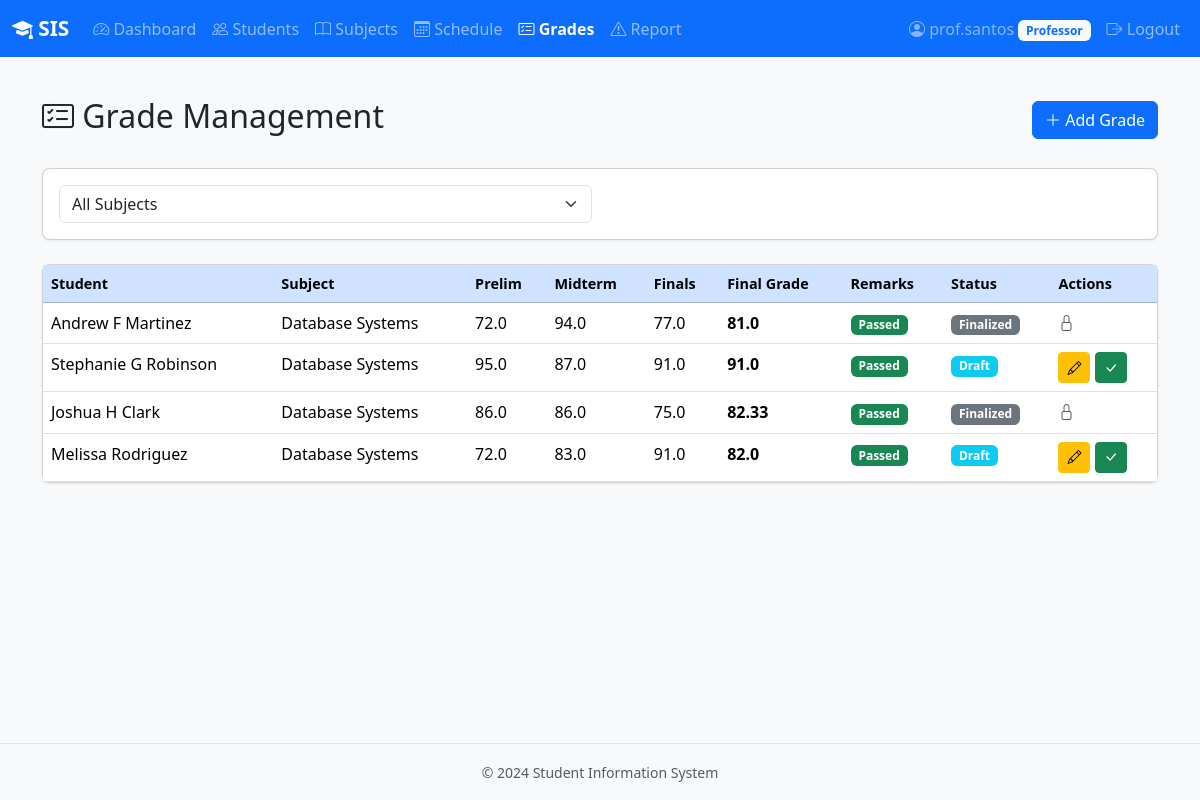
Screenshot of /professor/grades (signed in) with the database file from the repository.
### backend/models.py (models this page shows, shortened)
class User(UserMixin, db.Model):
    __tablename__ = "users"
    id = db.Column(db.Integer, primary_key=True)
    username = db.Column(db.String(80), unique=True, nullable=False)
    password_hash = db.Column(db.String(256), nullable=False)
    email = db.Column(db.String(120), unique=True, nullable=False)
    role = db.Column(db.String(20), nullable=False)  # admin, professor, student
    created_at = db.Column(db.DateTime, default=datetime.utcnow)
    student = db.relationship("Student", backref="user", uselist=False, cascade="all, delete-orphan")
    professor = db.relationship("Professor", backref="user", uselist=False, cascade="all, delete-orphan")
    admin = db.relationship("Admin", backref="user", uselist=False, cascade="all, delete-orphan")

class Grade(db.Model):
    __tablename__ = "grades"
    id = db.Column(db.Integer, primary_key=True)
    student_id = db.Column(db.Integer, db.ForeignKey("students.id"), nullable=False)
    subject_id = db.Column(db.Integer, db.ForeignKey("subjects.id"), nullable=False)
    professor_id = db.Column(db.Integer, db.ForeignKey("professors.id"), nullable=False)
    prelim = db.Column(db.Float, nullable=True)
    midterm = db.Column(db.Float, nullable=True)
    finals = db.Column(db.Float, nullable=True)
    final_grade = db.Column(db.Float, nullable=True)
    remarks = db.Column(db.String(20), nullable=True)  # Passed, Failed, etc.
    finalized = db.Column(db.Boolean, default=False)
    __table_args__ = (
        db.UniqueConstraint("student_id", "subject_id", name="unique_student_subject"),
    )

class Student(db.Model):
    __tablename__ = "students"
    id = db.Column(db.Integer, primary_key=True)
    user_id = db.Column(db.Integer, db.ForeignKey("users.id"), unique=True, nullable=False)
    student_number = db.Column(db.String(20), unique=True, nullable=True)
    first_name = db.Column(db.String(80), nullable=False)
    middle_name = db.Column(db.String(80), nullable=True)
    last_name = db.Column(db.String(80), nullable=False)
    gender = db.Column(db.String(10), nullable=False)
    course = db.Column(db.String(100), nullable=False)
    year_level = db.Column(db.String(20), nullable=False)  # 1st Year, 2nd Year, etc.
    section = db.Column(db.String(10), nullable=False)       # 1A, 1B, etc.
    status = db.Column(db.String(20), default="active")    # active, suspended, removed
    status_reason = db.Column(db.Text, nullable=True)
    grades = db.relationship("Grade", backref="student", lazy="dynamic")
    disciplinary_reports = db.relationship("DisciplinaryReport", backref="student", lazy="dynamic")
    @property
    def full_name(self):
        if self.middle_name:
            return f"{self.first_name} {self.middle_name} {self.last_name}"
        return f"{self.first_name} {self.last_name}"

class Subject(db.Model):
    __tablename__ = "subjects"
    id = db.Column(db.Integer, primary_key=True)
    subject_code = db.Column(db.String(20), unique=True, nullable=False)
    subject_name = db.Column(db.String(120), nullable=False)
    units = db.Column(db.Integer, nullable=False, default=3)
    schedules = db.relationship("Schedule", backref="subject", lazy="dynamic")
    grades = db.relationship("Grade", backref="subject", lazy="dynamic")

### backend/routes.py (the view)
@professor_bp.route("/grades")
@login_required
@role_required("professor")
def grades_list():
    professor = current_user.professor
    page = request.args.get("page", 1, type=int)
    subject_id = request.args.get("subject_id", type=int)
    query = Grade.query.filter_by(professor_id=professor.id)
    if subject_id:
        query = query.filter_by(subject_id=subject_id)
    pagination = query.paginate(page=page, per_page=PER_PAGE, error_out=False)
    subjects = Subject.query.join(Schedule).filter(
        Schedule.professor_id == professor.id
    ).distinct().all()
    return render_template("professor/grades.html", grades=pagination.items,
                           pagination=pagination, subjects=subjects,
                           selected_subject=subject_id)

### backend/auth.py (called while the page is built)
@login_manager.user_loader
def load_user(user_id):
    return User.query.get(int(user_id))

def role_required(*roles):
    def decorator(f):
        @wraps(f)
        def decorated_function(*args, **kwargs):
            if not current_user.is_authenticated:
                return redirect(url_for("auth.login"))
            if current_user.role not in roles:
                flash("You do not have permission to access that page.", "danger")
                abort(403)
            return f(*args, **kwargs)
        return decorated_function
    return decorator

### frontend/templates/professor/grades.html (shortened to what this page needs)
{% extends "base.html" %}
{% block nav_items %}
<li class="nav-item"><a class="nav-link" href="{{ url_for('professor.dashboard') }}"><i class="bi bi-speedometer2"></i> Dashboard</a></li>
<li class="nav-item"><a class="nav-link" href="{{ url_for('professor.students_list') }}"><i class="bi bi-people"></i> Students</a></li>
<li class="nav-item"><a class="nav-link" href="{{ url_for('professor.subjects_list') }}"><i class="bi bi-book"></i> Subjects</a></li>
<li class="nav-item"><a class="nav-link" href="{{ url_for('professor.schedule_view') }}"><i class="bi bi-calendar3"></i> Schedule</a></li>
<li class="nav-item"><a class="nav-link active" href="{{ url_for('professor.grades_list') }}"><i class="bi bi-card-checklist"></i> Grades</a></li>
<li class="nav-item"><a class="nav-link" href="{{ url_for('professor.disciplinary_report') }}"><i class="bi bi-exclamation-triangle"></i> Report</a></li>
{% endblock %}
{% block content %}
<div class="d-flex justify-content-between align-items-center mb-4">
    <h2><i class="bi bi-card-checklist"></i> Grade Management</h2>
    <a href="{{ url_for('professor.grades_add') }}" class="btn btn-primary"><i class="bi bi-plus-lg"></i> Add Grade</a>
</div>
<div class="card mb-4">
    <div class="card-body">
        <form method="GET" class="row g-3">
            <div class="col-md-6">
                <select class="form-select" name="subject_id" onchange="this.form.submit()">
                    <option value="">All Subjects</option>
                </select>
            </div>
        </form>
    </div>
</div>
<div class="card">
    <div class="card-body p-0">
        <div class="table-responsive">
            <table class="table table-hover mb-0">
                <thead class="table-primary">
                    <tr>
                        <th>Student</th><th>Subject</th><th>Prelim</th><th>Midterm</th>
                        <th>Finals</th><th>Final Grade</th><th>Remarks</th><th>Status</th><th>Actions</th>
                    </tr>
                </thead>
                <tbody>
                    {% for grade in grades %}
                    <tr>
                        <td>{{ grade.student.full_name }}</td>
                        <td>{{ grade.subject.subject_name }}</td>
                        <td>{{ grade.prelim or '-' }}</td>
                        <td>{{ grade.midterm or '-' }}</td>
                        <td>{{ grade.finals or '-' }}</td>
                        <td><strong>{{ grade.final_grade or '-' }}</strong></td>
                        <td>
                            {% if grade.remarks == 'Passed' %}<span class="badge bg-success">{{ grade.remarks }}</span>
                            {% elif grade.remarks == 'Failed' %}<span class="badge bg-danger">{{ grade.remarks }}</span>
                            {% else %}-{% endif %}
                        </td>
                        <td>{% if grade.finalized %}<span class="badge bg-secondary">Finalized</span>{% else %}<span class="badge bg-info">Draft</span>{% endif %}</td>
                        <td>
                            {% if not grade.finalized %}
                            <a href="{{ url_for('professor.grades_edit', grade_id=grade.id) }}" class="btn btn-sm btn-warning"><i class="bi bi-pencil"></i></a>
                            <button class="btn btn-sm btn-success" data-bs-toggle="modal" data-bs-target="#finalize{{ grade.id }}"><i class="bi bi-check-lg"></i></button>
                            {% else %}
                            <span class="text-muted"><i class="bi bi-lock"></i></span>
                            {% endif %}
                        </td>
                    </tr>
                    {% else %}
                    <tr><td colspan="9" class="text-center text-muted py-4">No grades found.</td></tr>
                    {% endfor %}
                </tbody>
            </table>
        </div>
    </div>
</div>
{% endblock %}

### frontend/templates/base.html (shortened to what this page needs)
<!DOCTYPE html>
<html lang="en">
<head>
    <link href="https://cdn.jsdelivr.net/npm/bootstrap@5.3.2/dist/css/bootstrap.min.css" rel="stylesheet">
    <link href="https://cdn.jsdelivr.net/npm/bootstrap-icons@1.11.1/font/bootstrap-icons.css" rel="stylesheet">
    <link href="{{ url_for('static', filename='css/style.css') }}" rel="stylesheet">
</head>
<body>
    {% if current_user.is_authenticated %}
    <nav class="navbar navbar-expand-lg navbar-dark bg-primary">
        <div class="container-fluid">
            <a class="navbar-brand" href="{{ url_for(current_user.role + '.dashboard') }}">
                <i class="bi bi-mortarboard-fill"></i> SIS
            </a>
            <div class="collapse navbar-collapse" id="navbarNav">
                <ul class="navbar-nav me-auto">
                    {% block nav_items %}{% endblock %}
                </ul>
                <ul class="navbar-nav">
                    <li class="nav-item">
                        <span class="nav-link text-white-50">
                            <i class="bi bi-person-circle"></i> {{ current_user.username }}
                            <span class="badge bg-light text-primary">{{ current_user.role|title }}</span>
                        </span>
                    </li>
                    <li class="nav-item">
                        <a class="nav-link" href="{{ url_for('auth.logout') }}">
                            <i class="bi bi-box-arrow-right"></i> Logout
                        </a>
                    </li>
                </ul>
            </div>
        </div>
    </nav>
    {% endif %}
    <main class="container py-4">
        {% block content %}{% endblock %}
    </main>
    <footer class="text-center text-muted py-3 mt-auto">
        <small>&copy; 2024 Student Information System</small>
    </footer>
</body>
</html>

### frontend/static/css/style.css (style rules this page uses)
:root { --sis-primary: #0d6efd; --sis-primary-dark: #0a58ca; --sis-light: #f8f9fa; }
body { background-color: var(--sis-light); min-height: 100vh; display: flex; flex-direction: column; }
main { flex: 1; }
.navbar-brand { font-weight: 700; font-size: 1.3rem; }
.nav-link.active { font-weight: 600; }
.card { border-radius: 8px; box-shadow: 0 1px 3px rgba(0, 0, 0, 0.08); }
.table thead th { font-weight: 600; font-size: 0.9rem; }
.btn-primary { background-color: var(--sis-primary); border-color: var(--sis-primary); }
footer { border-top: 1px solid #dee2e6; }

### rows the page displays
User: username "prof.santos", role "Professor"
Grade: student.full_name "Andrew F Martinez", subject.subject_name "Database Systems", prelim "72.0", midterm "94.0", finals "77.0", final_grade "81.0", remarks "Passed", finalized "Finalized"
Grade: student.full_name "Stephanie G Robinson", subject.subject_name "Database Systems", prelim "95.0", midterm "87.0", finals "91.0", final_grade "91.0", remarks "Passed", finalized "Draft"
Grade: student.full_name "Joshua H Clark", subject.subject_name "Database Systems", prelim "86.0", midterm "86.0", finals "75.0", final_grade "82.33", remarks "Passed", finalized "Finalized"
Grade: student.full_name "Melissa Rodriguez", subject.subject_name "Database Systems", prelim "72.0", midterm "83.0", finals "91.0", final_grade "82.0", remarks "Passed", finalized "Draft"
